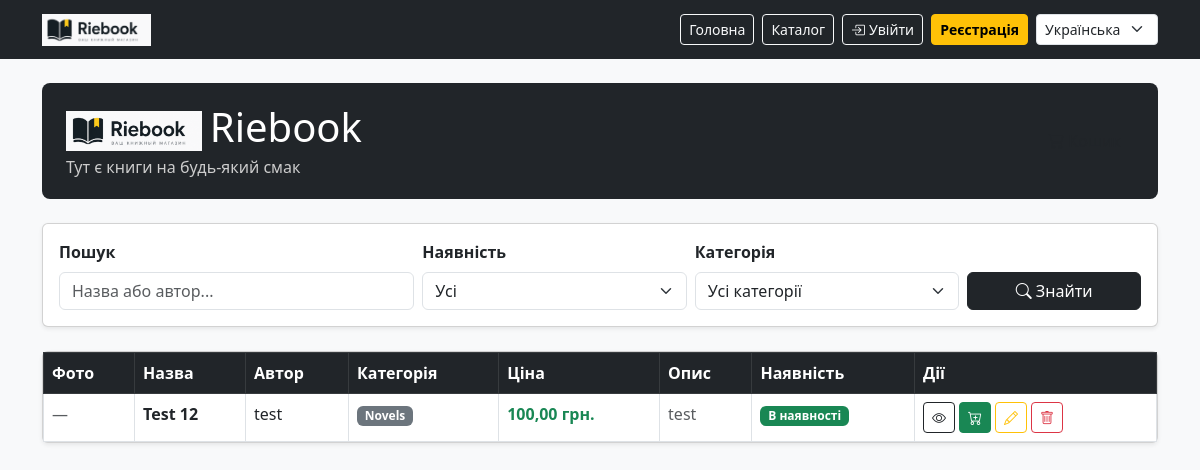
The page / on the database its author committed.
### booksite_functions/models.py (models this page shows, shortened)
class Book(models.Model):
    STOCK_CHOICES = [
        ("y", _("In stock")),
        ("n", _("Out of stock"))
    ]
    title = models.CharField(max_length=20, verbose_name=_("Title"))
    photo = models.ImageField(upload_to="books/", blank=True, null=True, verbose_name=_("Photo"))
    author = models.TextField(verbose_name=_("Author"))
    price = models.DecimalField(max_digits=10, decimal_places=2, verbose_name=_("Price"))
    description = models.CharField(max_length=150, verbose_name=_("Description"))
    stock = models.CharField(max_length=1, choices=STOCK_CHOICES, default="y", verbose_name=_("Stock status"))
    category = models.ForeignKey(Category, on_delete=models.CASCADE, related_name="books", null=True, verbose_name=_("Category"))
    class Meta:
        verbose_name = _("Book")
        verbose_name_plural = _("Books")

class Category(models.Model):
    name = models.CharField(max_length=20)
    slug = models.SlugField(max_length=20, unique=True)
    class Meta:
        verbose_name_plural = "Categories"

### booksite_functions/views.py (the view)
# urls.py: path("", views.home, name="home"),
def home(request):
    books = Book.objects.select_related("category").all()
    stock_filter = request.GET.get("stock")
    if stock_filter:
        books = books.filter(stock=stock_filter)
    category_filter = request.GET.get("category")
    if category_filter:
        books = books.filter(category__id=category_filter)
    search = request.GET.get("search")
    if search:
        books = books.filter(Q(title__icontains=search) | Q(author__icontains=search))
    categories = Category.objects.annotate(book_count=Count("books"))
    return render(request, "home.html", {"books": books, "categories": categories})

### booksite_functions/cart.py (called while the page is built)
    def __len__(self):
        return sum(item['quantity'] for item in self.cart.values())

### booksite_functions/context_processors.py (called while the page is built)
def cart(request):
    return {'cart': Cart(request)}

### booksite_functions/templates/home.html (shortened to what this page needs)
{% extends "base.html" %}
{% load static %}
{% load i18n %}
{% block content %}
<div class="page-header d-flex justify-content-between align-items-center">
    <div>
        <h1 class="mb-0">
            <img src="{% static 'Riebook-logo.png' %}" height="40" class="me-2">Riebook
        </h1>
        <p class="mb-0 mt-1" style="color:#ccc;">{% translate "Both small and big books are here" %}</p>
    </div>
    <div>
        <a href="{% url 'books:cart_detail' %}" class="btn btn-outline-dark position-relative">
            <i class="bi bi-cart3"></i> {% translate "Cart" %}
        </a>
    </div>
</div>
<div class="card mb-4 shadow-sm mt-3">
    <div class="card-body">
        <form method="GET" class="row g-2 align-items-end">
            <div class="col-md-4">
                <label class="form-label fw-semibold">{% translate "Search" %}</label>
                <input type="text" name="search" placeholder="{% translate 'Title or author...' %}"
                    value="{{ request.GET.search|default:'' }}" class="form-control">
            </div>
            <div class="col-md-3">
                <label class="form-label fw-semibold">{% translate "Availability" %}</label>
                <select name="stock" class="form-select">
                    <option value="">{% translate "All" %}</option>
                </select>
            </div>
            <div class="col-md-3">
                <label class="form-label fw-semibold">{% translate "Category" %}</label>
                <select name="category" class="form-select">
                    <option value="">{% translate "All categories" %}</option>
                </select>
            </div>
            <div class="col-md-2">
                <button type="submit" class="btn btn-dark w-100">
                    <i class="bi bi-search"></i> {% translate "Find" %}
                </button>
            </div>
        </form>
    </div>
</div>
<div class="card shadow-sm">
    <div class="card-body p-0">
        <table class="table table-hover table-bordered mb-0">
            <thead class="table-dark">
                <tr>
                    <th>{% translate "Photo" %}</th>
                    <th>{% translate "Title" %}</th>
                    <th>{% translate "Author" %}</th>
                    <th>{% translate "Category" %}</th>
                    <th>{% translate "Price" %}</th>
                    <th>{% translate "Description" %}</th>
                    <th>{% translate "Availability" %}</th>
                    <th>{% translate "Actions" %}</th>
                </tr>
            </thead>
            <tbody>
                {% for book in books %}
                <tr>
                    <td>
                        {% if book.photo %}
                        <img src="{{ book.photo.url }}"
                            style="width:50px; height:60px; object-fit:cover; border-radius:4px;">
                        {% else %}
                        <span class="text-muted">—</span>
                        {% endif %}
                    </td>
                    <td class="fw-semibold">{{ book.title }}</td>
                    <td>{{ book.author }}</td>
                    <td><span class="badge bg-secondary">{{ book.category.name }}</span></td>
                    <td class="text-success fw-bold">{{ book.price }} {% translate "UAH" %}.</td>
                    <td class="text-muted">{{ book.description|truncatechars:50 }}</td>
                    <td>
                        {% if book.stock == "y" %}
                        <span class="badge bg-success">{% translate "In stock" %}</span>
                        {% else %}
                        <span class="badge bg-danger">{% translate "Out of stock" %}</span>
                        {% endif %}
                    </td>
                    <td>
                        <div class="d-flex gap-1">
                            <a href="{% url 'books:book-detail' book.pk %}" class="btn btn-sm btn-outline-dark">
                                <i class="bi bi-eye"></i>
                            </a>
                            {% if book.stock == "y" %}
                            <a href="{% url 'books:cart_add' book.id %}" class="btn btn-sm btn-success">
                                <i class="bi bi-cart-plus"></i>
                            </a>
                            {% endif %}
                            <a href="{% url 'books:book-update' book.pk %}" class="btn btn-sm btn-outline-warning">
                                <i class="bi bi-pencil"></i>
                            </a>
                            <a href="{% url 'books:book-delete' book.pk %}" class="btn btn-sm btn-outline-danger">
                                <i class="bi bi-trash"></i>
                            </a>
                        </div>
                    </td>
                </tr>
                {% empty %}
                <tr>
                    <td colspan="8" class="text-center text-muted py-4">
                        <i class="bi bi-inbox"></i> {% translate "No books found." %}
                    </td>
                </tr>
                {% endfor %}
            </tbody>
        </table>
    </div>
</div>
{% endblock %}

### booksite_functions/templates/base.html (style rules this page uses)
.page-header { background: #212529; color: #fff; padding: 20px 24px; border-radius: 8px; margin-bottom: 24px; }

### rows shown on the page
Book: title "Test 12", author "test", category.name "Novels", price "100,00", description "test", stock "y" (drawn)

### other values the page prints
form field language "Українська"
